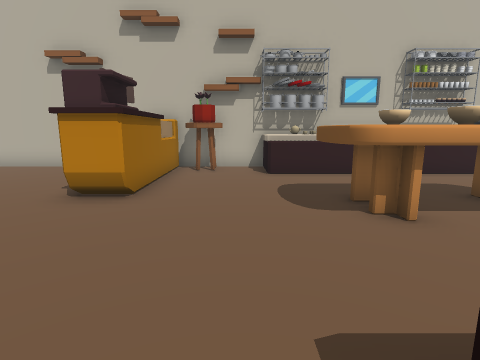
View 1 (above)

19 first-person views from a walk through a 3-D level made in the Unity game engine. The camera is 1.4 m above the floor, tilts 10° down and sees 80° across. The floor is counted in squares, 1 m on a side. Each view is taken from the middle of a square. On the plan, view 1 faces up. The plan holds only what a view shows up to about 14 squares ahead; the rest is blank. The place goes on beyond the plan. Some animated figures are left out. Some surface patterns are stand-ins.

View 2
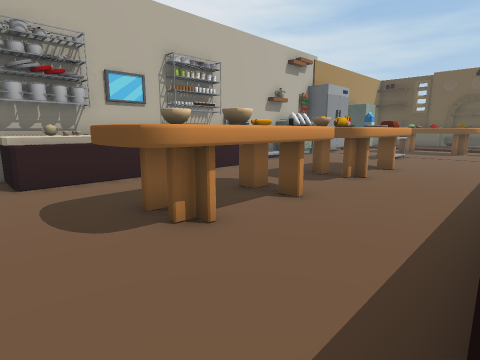

View 3
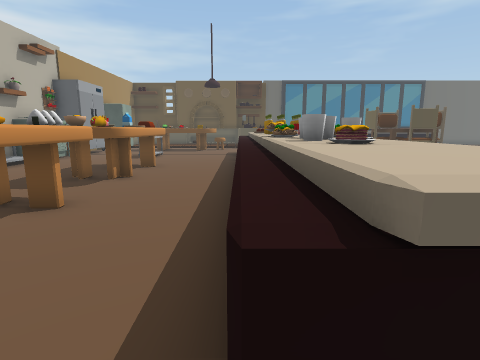

View 4
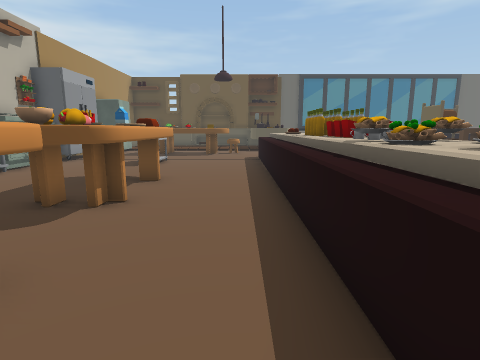

View 5
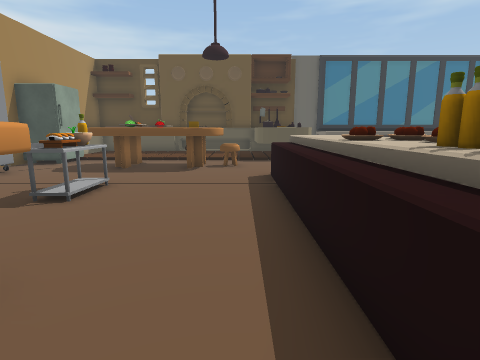

View 6
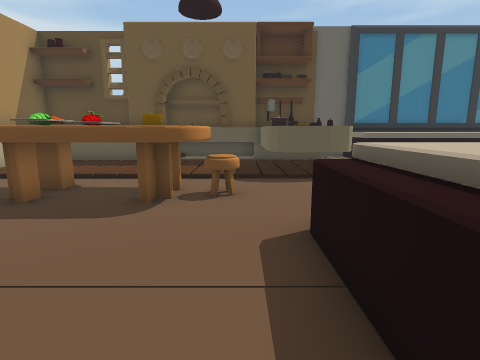

View 7
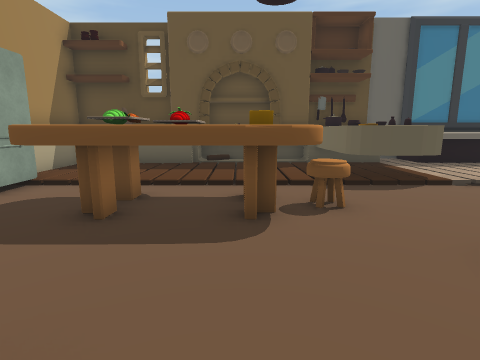

View 8
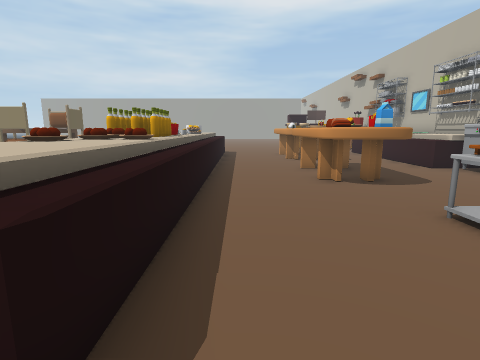

View 9
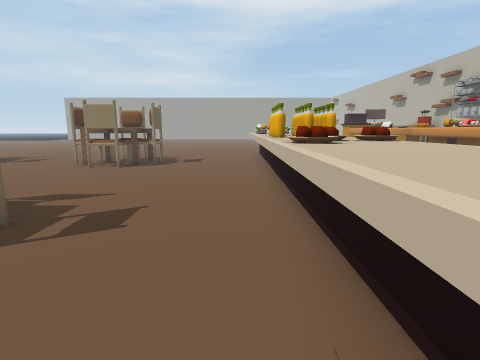

View 10
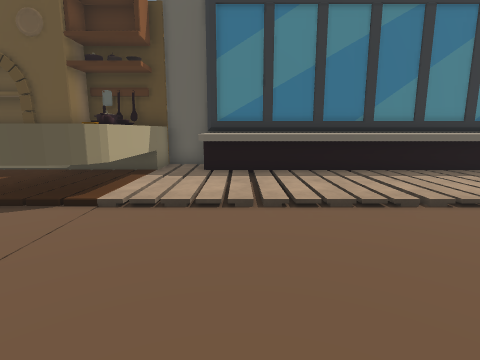

View 11
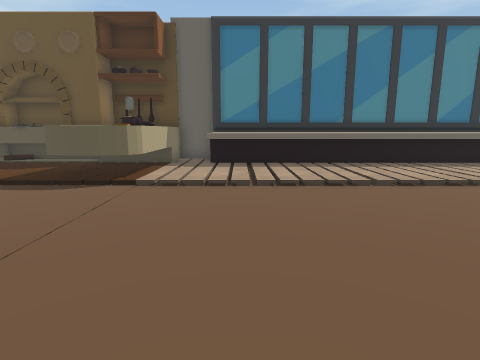

View 12
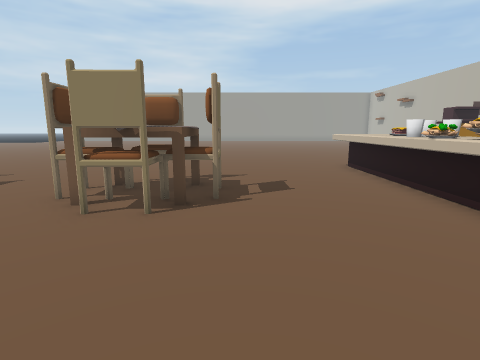

View 13
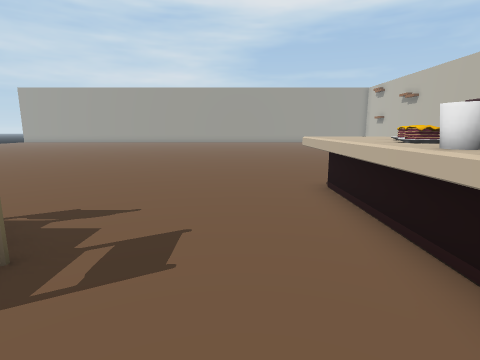

View 14
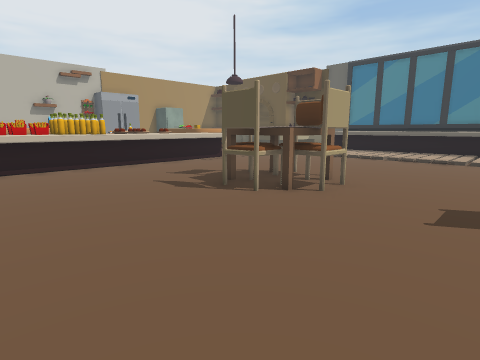

View 15
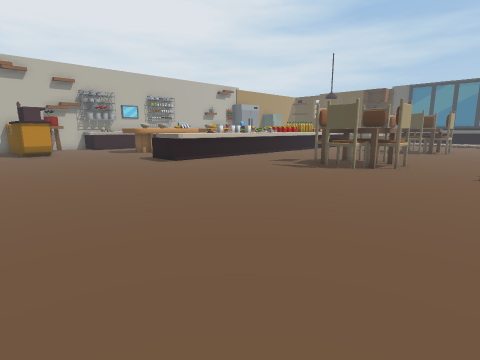

View 16
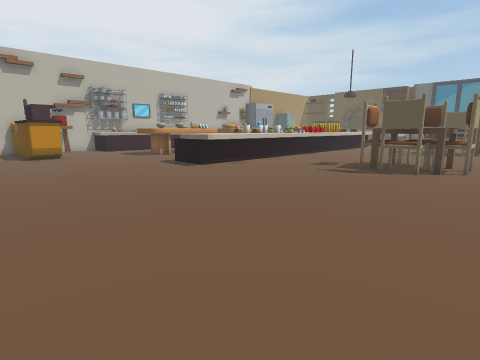

View 17
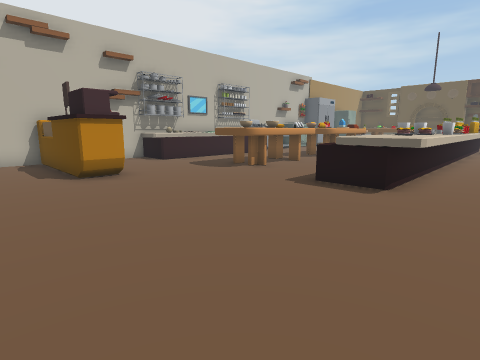

View 18
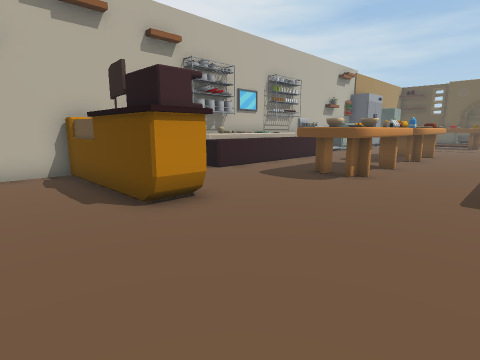

View 19
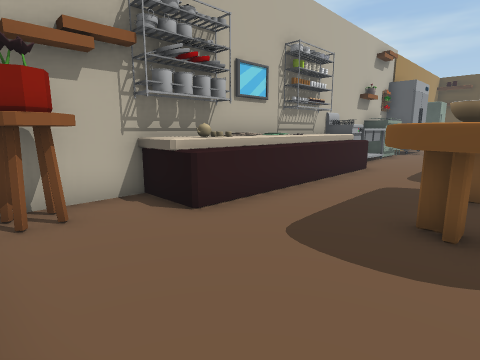

### Floor plan
Key: @ floor where view 1 was taken; # wall or solid block; . main floor; : floor 0.25 m higher than the main floor; / step, stairs or slope; ^ raised ledge; O other object.
Columns run from 6 left of view 1 to 28 right of it. Each row starts with its distance up from view 1.
 11  ######OOOOOOOO#  ##      ##   ###
 10 ...###.OOOOO OOOOOOOOOOOO..OO^^^  #
  9 ...##..OOOOOOOO............OO// ^^#
  8 ... #......................./:::^ #
  7 ...##....................OOO////^ #
  6 ...##...OO O .OO OO..OO..OOO////##
  5 ........OOOOOOOO OO..OO..O  ////##
  4 ........OOOOO.OOOOO......OOO////^#
  3 .........................OOO////^#
  2 ..........................O.////##
  1 .......^^^^^^^^^^^^^^^^^^.../^^^^##
  0 ......@^^OOOOOOOOOOOO^^^^...^ ^^^ #
 -1 .......^^^OOOOOOOOOOOO^^^...^^^^^^#
 -2 ............................/     #
 -3 ............................///^^^#
 -4 ............................///^^^#
 -5 ............................///^^^#
 -6 ...........OO.......OO....../  ^^^#
 -7 ..........OO^O.....O^^O...../  ^^^#
 -8 ..........OOOO.....OOOO...../  ^^^#
 -9 ............O.......OO....../  ^^^#
-10 ............................/  ^^^#
-11 ............................/  ^^^#
-12 ............. . .....          ^^^#

Where each view was taken, in squares from view 1:
view 1: 0 up, 0 right, facing up
view 2: 1 up, 0 right, facing up-right
view 3: 1 up, 0 right, facing right
view 4: 2 up, 3 right, facing right
view 5: 2 up, 9 right, facing right
view 6: 2 up, 14 right, facing right
view 7: 4 up, 15 right, facing right
view 8: 2 up, 19 right, facing left
view 9: 2 down, 18 right, facing left
view 10: 4 down, 17 right, facing right
view 11: 4 down, 15 right, facing right
view 12: 5 down, 12 right, facing left
view 13: 3 down, 8 right, facing left
view 14: 12 down, 8 right, facing up-right
view 15: 12 down, 6 left, facing up-right
view 16: 10 down, 6 left, facing up-right
view 17: 3 down, 6 left, facing up-right
view 18: 1 up, 6 left, facing up-right
view 19: 5 up, 2 left, facing up-right
